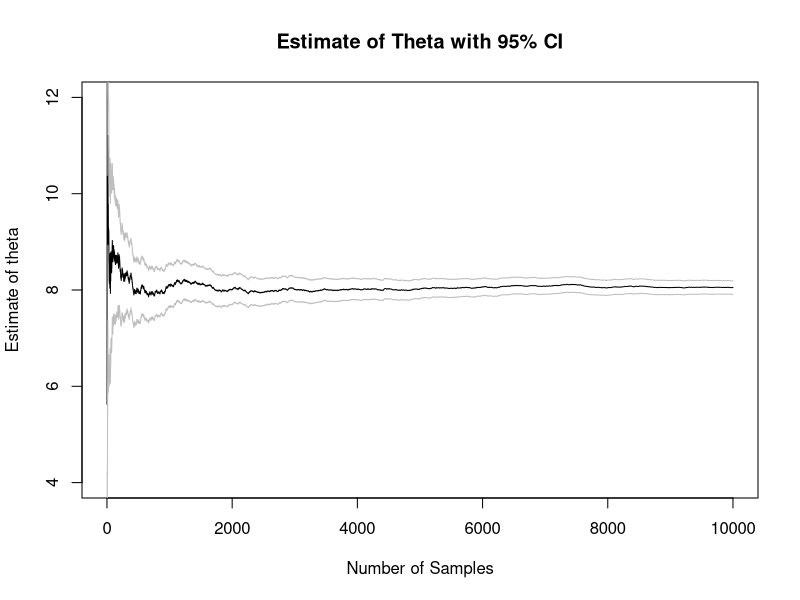
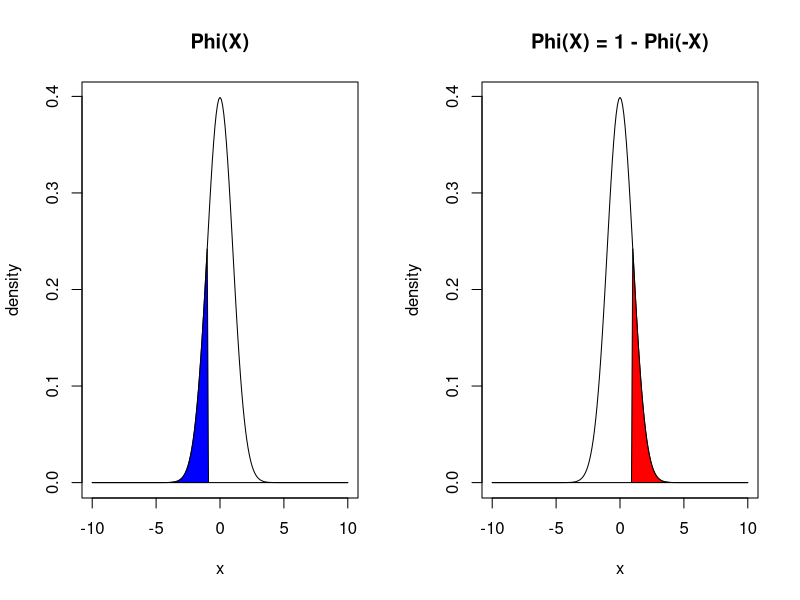
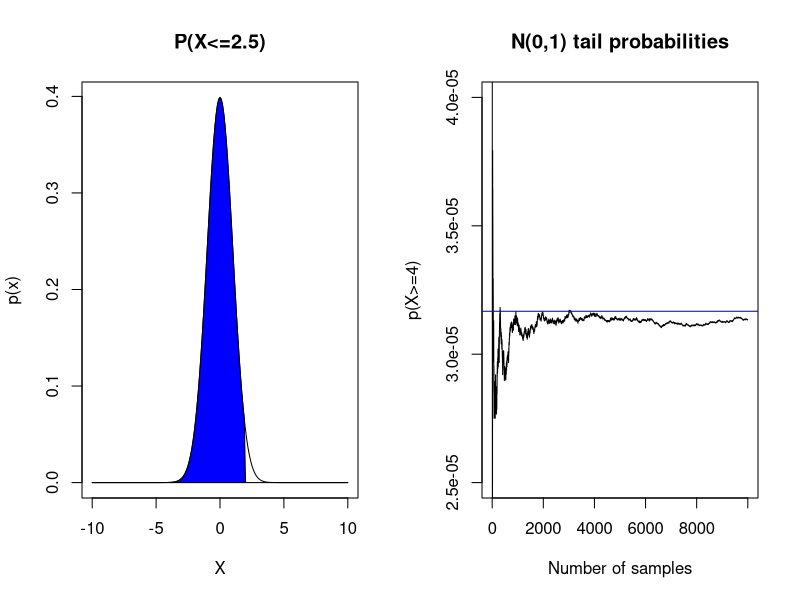
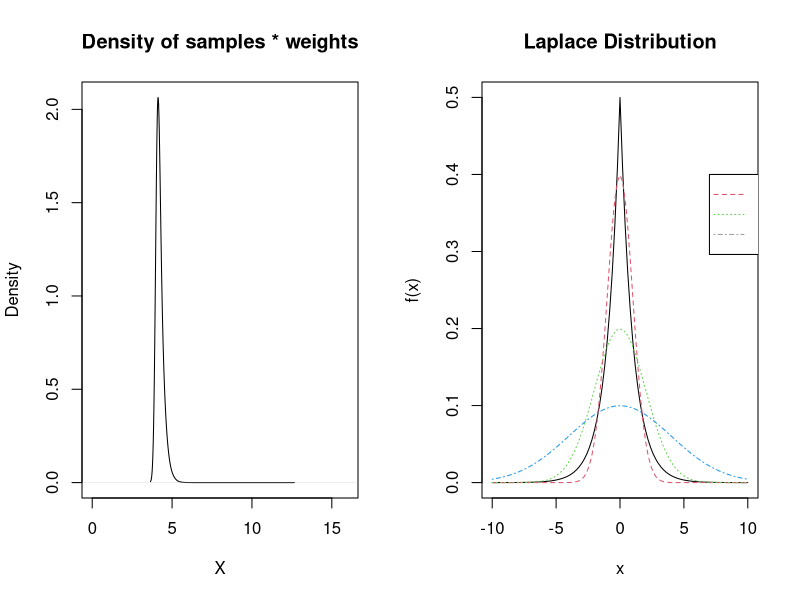
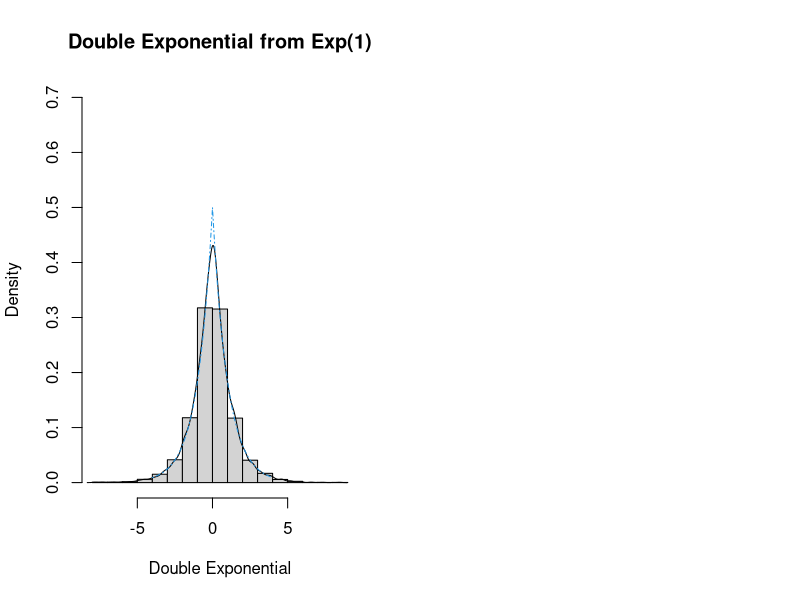
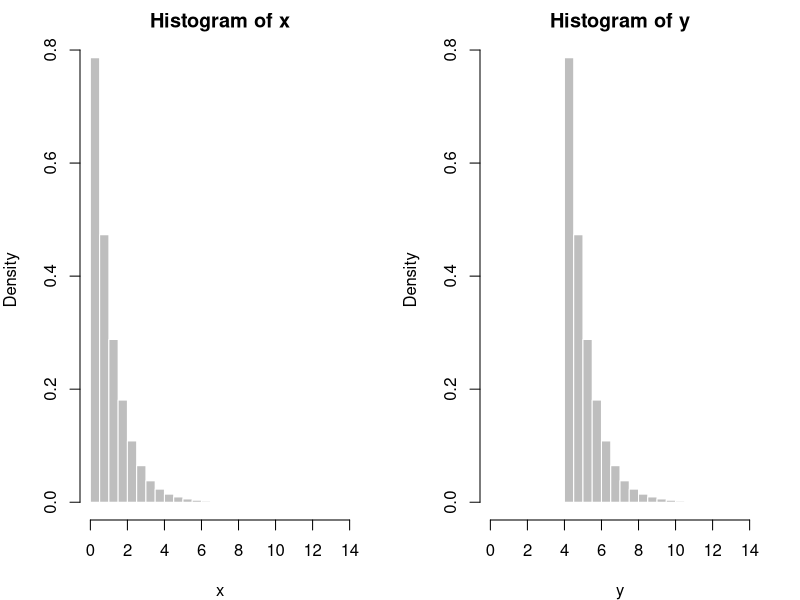
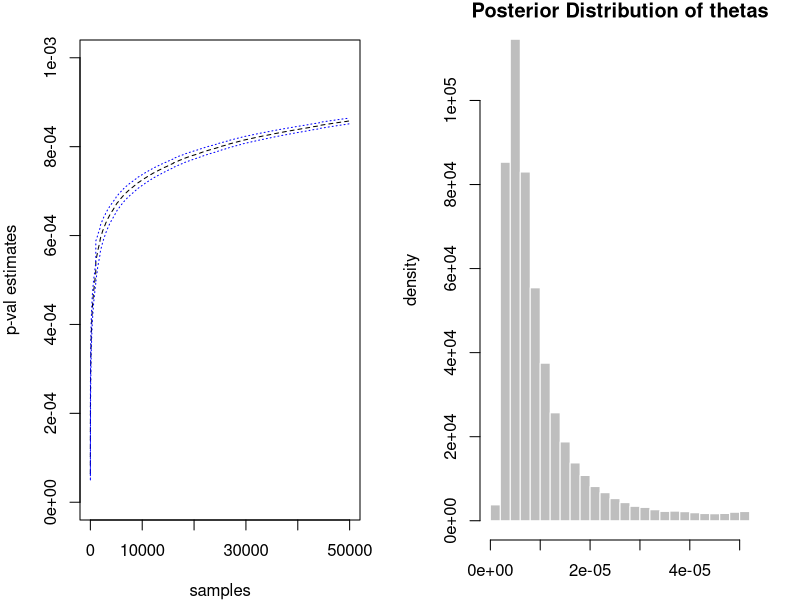
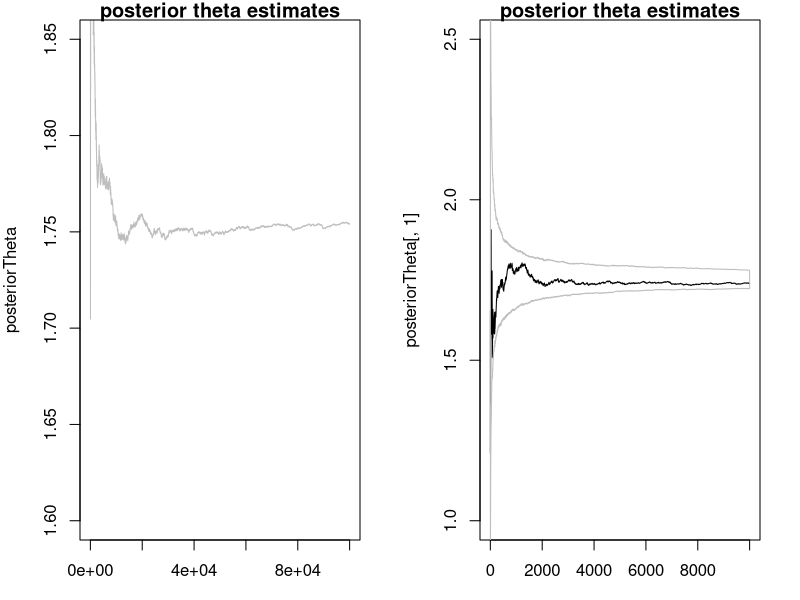

These charts were generated, in order, by the following R code:
## ---- chunk 1
n = 50000 ## sample size
h <- function(x) { 3*x^2 } ## function of interest, h(x)
X <- runif(n = n, min = 0, max = 2)  ## samples from f(x)
v = 2 * mean(h(X)) ## 2 * E[h(x)]
print(v) ## approximately 8
integrate(f = h, lower = 0, upper = 2)
## ---- chunk 2
N = 10000 ## sample size
h <- function(x) { 3*x^2 } ## function of interest, h(x)
X <- runif(n = N, min = 0, max = 2)  ## samples from f(x)
h_values <- 2 * h(X)

cumMean <- function(x, n){
  num = cumsum(x)  ## numerator
  denom = 1:n  ## denominator
  result = num/denom
  return(result)
}

## ---- chunk 3
cumSE <- function(x, n){
  m = mean(x)
  num = sqrt(cumsum((x - m)^2)) ## numerator
  denom = 1:n ## denominator
  result = num/denom ## cummulative mean of (x_i - theta)^2
  return(result)
}

thetas = cumMean(h_values, N)
SE = cumSE(h_values, N)


## ---- chunk 4
plot(x = 1:N, y = thetas, type = "l", ylim = c(4, 12), xlab = "Number of Samples",
     ylab = "Estimate of theta",
     main = "Estimate of Theta with 95% CI")
lines(x = 1:N, y = thetas + 1.96*SE, col = "gray") ## CI
lines(x = 1:N, y = thetas - 1.96*SE, col = "gray") ## CI

## ---- chunk 5
## final estimate
thetaHat = mean(h_values)
se <- sd(x = h_values)/sqrt(N)
ci <- thetaHat + 1.96*c(-1,1) * se

print(thetaHat) ## theta estimate
print(ci) ## 95% CI

## ---- chunk 6
x <- seq(from = -10, to = 10, by = 0.1)

out = dnorm(x)
out[x > -1] = 0

par(mfrow = c(1,2))
plot(x, dnorm(x), type = "l", main = "Phi(X)", ylab = "density")
polygon(x, out, col = "blue")


out = dnorm(x)
out[x < 1] = 0

plot(x, dnorm(x), type = "l", main = "Phi(X) = 1 - Phi(-X)", , ylab = "density")
polygon(x, out, col = "red")

## ---- chunk 7
x <- seq(from = -10, to = 10, by = 0.1)

out = dnorm(x)
out[x >= 2] = 0

plot(x, dnorm(x), type = "l", main = "P(X<=2.5)", 
     xlab = "X", ylab = "p(x)")
polygon(x, out, col = "blue")

## ---- chunk 8
N = 10000
x = 2.5
t = runif(N, 0, 2.5)
p = 0.5 + 1/sqrt(2*pi) * mean(x * exp(-t^2 / 2))

print(p)
print(x = pnorm(q = 2.5, lower.tail = TRUE))

## ---- chunk 9
N = 10000
x = 3.2
Z = rnorm(N)
p_val = mean(Z >= x)
print(p_val)
print(sum(Z > x)) ## few samples with Z > x
## ---- chunk 10
set.seed(9124555) ## won't show up
## ---- chunk 11
N = 10000; x = 4
t = rnorm(N) >= x ## looking at the lower tail
p_val = sum(t)/N
print(sum(t)) ## only 1 sample greater or equal to 4
print(p_val)

## compare this with
RPval = pnorm(q = 4, lower.tail = FALSE) ## lower tail
print(RPval)
## ---- chunk 12
N = 10^4 
t = 4
X = rexp(N) + t
w = dnorm(X)/dexp(X - t) ## importance sampling weights dnorm/dexp(x-4)

theta = mean(w)
cumTheta = cumsum(w) / 1:N

## ---- chunk 13
plot(cumTheta, type = "l", main = "N(0,1) tail probabilities",
     xlab = "Number of samples", ylab = "p(X>=4)",
     ylim = c(2.5 * 10^(-5), 4 * 10^(-5)))
abline(a = pnorm(t, lower.tail = FALSE), b = 0, col = "blue")

## Exercise: Compare the results
#print(pnorm(t, lower.tail = FALSE))
#print(theta) 

## ---- chunk 14


plot(density(X, weights=w/sum(w)), main = "Density of samples * weights",
     xlab = "X", ylab = "Density",
     xlim = c(0,16)) ## plot density of samples from Exp(x - 4) * weights

## ---- chunk 15

f <- function(x){
  out = (1/2) * exp(x = -1 * abs(x))
  return(out)
}

curve(expr = f, from = -10, to = 10, type = "l",
      main = "Laplace Distribution")

curve(expr = dnorm(x, sd = 1), from = -10, to = 10, type = "l",
      lty = 2, col = 2,
      add = TRUE)

curve(expr = dnorm(x, sd = 2), from = -10, to = 10, type = "l",
      lty = 3, col = 3,
      add = TRUE)


curve(expr = dnorm(x, sd = 4), from = -10, to = 10, type = "l",
      lty = 4, col = 4,
      add = TRUE)

legend(7, 0.4, c("sd = 1", "sd = 2", "sd = 4"), col = c(2, 3, 64),
       text.col = "gray30", lty = c(2, 3, 4), pch = c(NA, NA, NA),
       merge = TRUE)


## ---- chunk 16
N = 10000
x = rnorm(N)
w = f(x)/dnorm(x, sd = 1) 
theta <- mean(x = x^2 * w)
print(theta)


x = rnorm(N, sd = 2)
w = f(x)/dnorm(x, sd = 2) 
theta <- mean(x = x^2 * w)
print(theta)

## ---- chunk 17

x = rnorm(N, sd = 4)
w = f(x)/dnorm(x, sd = 4)
theta <- mean(x = x^2 * w)
print(theta)



## ---- chunk 18
N = 10^4
f <- function(x){
  out = (1/2) * exp(x = -1 * abs(x))
  return(out)
}
pos_neg <- sample(x = c(-1,1), size = N, replace = TRUE)
x = rexp(n = N)
double_exp = pos_neg * x 

hist(double_exp, probability = TRUE, ylim = c(0,0.7),
     main = "Double Exponential from Exp(1)",
     xlab = "Double Exponential", ylab = "Density")
lines(density(double_exp))
curve(expr = f, from = -4, to = 4, add = TRUE, col = 4, lty = 4)


theta = mean(double_exp^2)
print(paste("theta estimate: ", theta))

## ---- chunk 19
n = 5*10^4
x = rexp(n = n, rate = 1)
alpha = 4
y = x + alpha
par(mfrow = c(1,2), mar = c(4,4,2,2))

hist(x, probability = TRUE, xlim = c(0, 14), col = "gray", border = "white")
hist(y, probability = TRUE, xlim = c(0, 14), col = "gray", border = "white")


## ---- chunk 20

x = rexp(n = n, rate = 1)
alpha = 10
y = x + alpha
w = dt(x = y, df = 5)/dexp(x = (y-alpha), rate = 1)
MC_p_val = mean(w)
deterministic_p_val = integrate(f = function(x) dt(x, df = 5), alpha, Inf)

print(MC_p_val)
print(deterministic_p_val)
print(pt(q = 10, df = 5, lower.tail = FALSE))

## ---- chunk 21
pvals = cumsum(w/1:n)
sterr = sqrt(cumsum((w - pvals)^2))/(1:n)

par(mar = c(4,4,2,2))
plot(x = 1:n, y = pvals, type = "l", lty = 2, 
     xlab = "samples", ylab = "p-val estimates", ylim = c(0, 0.001))
lines(pvals + 1.96*sterr, col = "blue", lty = 3)
lines(pvals - 1.96*sterr, col ="blue", lty = 3)


## ---- chunk 22

par( mar = c(3, 4, 1, 2))

N = 10^5
X = 2.5

thetas = rnorm(N, X, sd = 1)

weights = dcauchy(x = thetas, location = 0, scale = 1) ## 1/(pi * (1 + s^2))
sumOfWeights = sum(weights)

posteriorDist =  (weights )/(sumOfWeights)
hist(posteriorDist, probability = TRUE, 
     col = "gray", border = "white",
     main = "Posterior Distribution of thetas",
     xlab = "theta", ylab = "density")

## ---- chunk 23
## The expectation of the posterior distribution
posteriorThetaEst = sum((thetas * weights)/ sumOfWeights)
print(posteriorThetaEst)


## Effective Sample Size
ESS = 1 / sum( (weights / sumOfWeights)^2) ## Effective Sample Size
print(ESS)

## ---- chunk 24
posteriorTheta = cumsum(thetas * weights) / cumsum(weights)

plot(posteriorTheta, type = "l", main = "posterior theta estimates",
     ylim = c(1.6, 1.85), col = "gray")

## ---- chunk 25
X = 2.5
N = 10^4
M = 1000
thetas = matrix(data = rnorm(N*M), ncol = M) + X ## N(0,1) + 2.5
weights = dcauchy(x = thetas, location = 0, scale = 1)
posteriorTheta = apply(thetas * weights, 2, cumsum) / apply(weights, 2, cumsum)

## ---- chunk 26
## look at the first column estimates
plot(posteriorTheta[,1], main = "posterior theta estimates",
    ylim = c(1, 2.5), type = "l")
## grab the 2.5 and 97.5 quantiles for a 95% CI
confInts = apply(posteriorTheta, 1, quantile, c(0.025, 0.975)) 
polygon(x = c(1:N, N:1), y = c(confInts[1,], rev(confInts[2,])), border = "gray")

